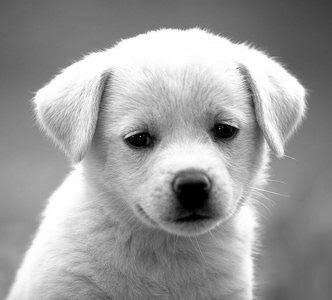
#> input picture Computer Vision/images.jpg, 332 x 300 px
$ jupyter execute --allow-errors 'Convolution Image.ipynb'
#> lines starting #> are read from the running program, lines starting #| are printed output that depends on the picture
[cell 1]
import cv2 as cv
import numpy as np
import matplotlib.pyplot as plt

path1 = 'images.jpg'

img = cv.imread(path1)
#> img is the input picture: shape (300, 332, 3); min 0, max 255, mean 155.7

plt.imshow(img)
plt.show()
print(img)
#> (printed output is left out)


# print(apply_kernel(img1, kernel_horizontal))

Blurring

[cell 2]
# Box Blurr
kernel_key = np.array([[0.1111111, 0.1111111, 0.1111111],
                    [0.1111111, 0.1111111, 0.1111111],
                    [0.1111111, 0.1111111, 0.1111111]])
kernel_key2 = np.array([[0.1111111, 0.1111111, 0.1111111, 0.1111111, 0.1111111 ],
                    [0.1111111, 0.1111111, 0.1111111, 0.1111111, 0.1111111],
                    [0.1111111, 0.1111111, 0.1111111, 0.1111111, 0.1111111],
                    [0.1111111, 0.1111111, 0.1111111, 0.1111111, 0.1111111],
                    [0.1111111, 0.1111111, 0.1111111, 0.1111111, 0.1111111]])

kernel_key3 = np.array([[0.1111111, 0.1111111, 0.1111111, 0.1111111, 0.1111111 ],
                    [0, 0.1111111, 0.1111111, 0.1111111, 0],
                    [0, 0, 0.1111111, 0, 0],
                    [0, 0.1111111, 0.1111111, 0.1111111, 0],
                    [0.1111111, 0.1111111, 0.1111111, 0.1111111, 0.1111111]])

Box_blur = cv.filter2D(src=img, ddepth=-1, kernel=kernel_key)
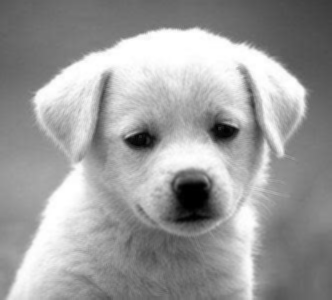
#> Box_blur: shape (300, 332, 3); min 0, max 255, mean 155.7
Box_blur2 = cv.filter2D(src=img, ddepth=-1, kernel=kernel_key2)
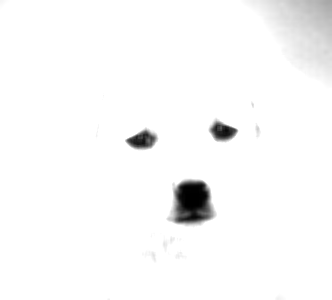
#> Box_blur2: shape (300, 332, 3); min 0, max 255, mean 249
Box_blur3 = cv.filter2D(src=img, ddepth=-1, kernel=kernel_key3)
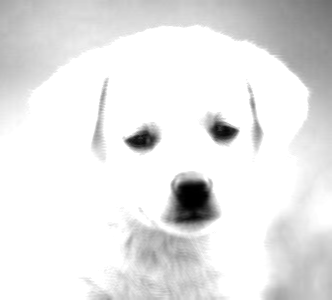
#> Box_blur3: shape (300, 332, 3); min 0, max 255, mean 230.1

plt.imshow(img)
plt.show()
print(img)
#> (printed output is left out)

plt.imshow(Box_blur)
plt.show()
print(Box_blur)
#> (printed output is left out)

plt.imshow(Box_blur2)
plt.show()
print(Box_blur2)
#> (printed output is left out)


plt.imshow(Box_blur3)
plt.show()
print(Box_blur3)
#> (printed output is left out)

[cell 3]
# Gaussian Blurr
# kernel_key = np.array([[0.1111111, 0.1111111, 0.1111111],
#                     [0.1111111, 0.1111111, 0.1111111],
#                     [0.1111111, 0.1111111, 0.1111111]])


img4 = cv.imread('chestboard.jpg')
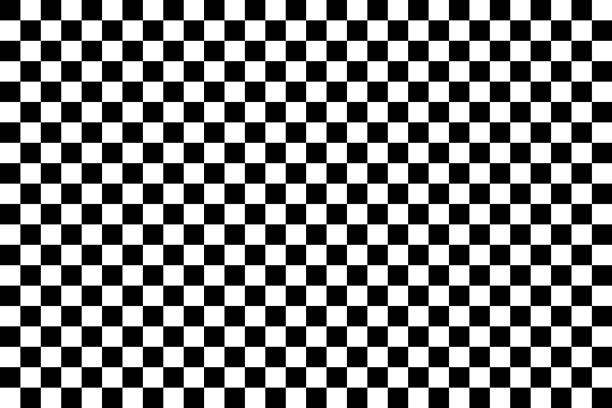
#> input picture Computer Vision/chestboard.jpg, 612 x 408 px
#> img4 is the input picture: shape (408, 612, 3); min 0, max 255, mean 127.1

Gaussian_blur = cv.GaussianBlur(src=img4, ksize=(3,3), sigmaX=0, sigmaY=0)
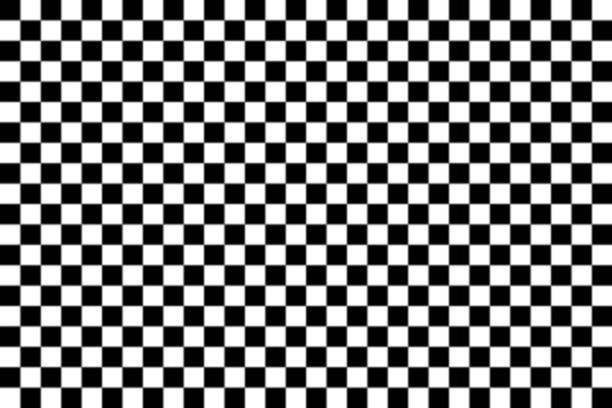
#> Gaussian_blur: shape (408, 612, 3); min 0, max 255, mean 127.2

Gaussian_blur2 = cv.GaussianBlur(src=img4, ksize=(15,15), sigmaX=0, sigmaY=0)
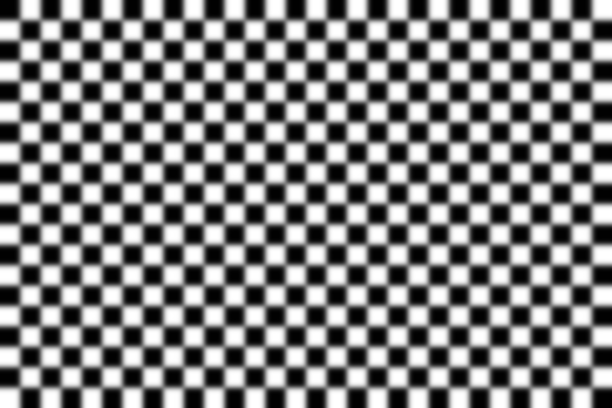
#> Gaussian_blur2: shape (408, 612, 3); min 1, max 255, mean 127.1

plt.imshow(img4)
plt.show()
print(img4)
#> (printed output is left out)


plt.imshow(Gaussian_blur)
plt.show()
print(Gaussian_blur)
#> (printed output is left out)


plt.imshow(Gaussian_blur2)
plt.show()
print(Gaussian_blur2)
#> (printed output is left out)

[cell 4]
plt.imshow(Gaussian_blur2)
plt.show()

a,b,c = Gaussian_blur.shape
#> a = 408; b = 612; c = 3

mask = np.zeros((a, b, 3), dtype=np.uint8)

mask = cv.rectangle(mask, (0,0), (a//2, b), (255,255,255), -1)
#> (the rest of this cell did not finish here and is left out)

[cell 5]
# Median Blurr
# kernel_key = np.array([[0.1111111, 0.1111111, 0.1111111],
#                     [0.1111111, 0.1111111, 0.1111111],
#                     [0.1111111, 0.1111111, 0.1111111]])


Median_blur = cv.medianBlur(src=img4, ksize=9)
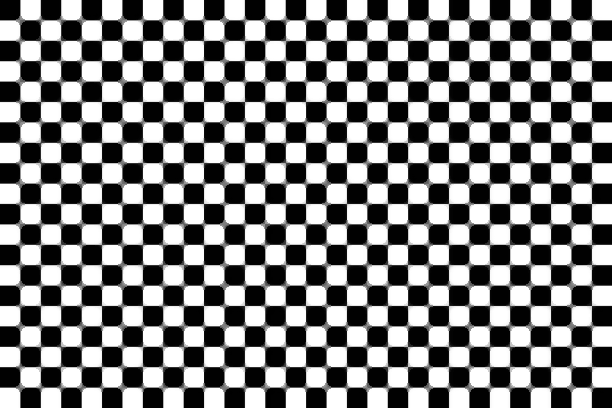
#> Median_blur: shape (408, 612, 3); min 0, max 255, mean 126.8

plt.imshow(img4)
plt.show()
print(img4)
#> (printed output is left out)


plt.imshow(Median_blur)
plt.show()
print(Median_blur)
#> (printed output is left out)

Sharpening

[cell 6]
# Sharpening
kernel_key = np.array([[0, -1, 0],
                    [-1, 5, -1],
                    [0, -1, 0]])

kernel_key4 = np.array([[0, 0, -1, 0, 0],
                    [0, -3, -1, -3, 0],
                    [1, 3, 5, 3, 1],
                    [0, -3, -1, -3, 0],
                    [0, 0, -1, 0, 0]])


Sharpening = cv.filter2D(src=img, ddepth=-1, kernel=kernel_key)
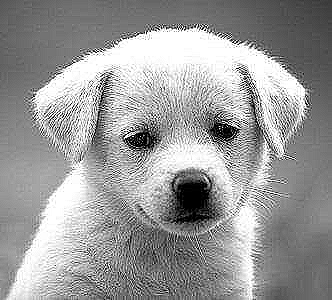
#> Sharpening: shape (300, 332, 3); min 0, max 255, mean 153.7

Sharpening2 = cv.filter2D(src=img, ddepth=-1, kernel=kernel_key4)
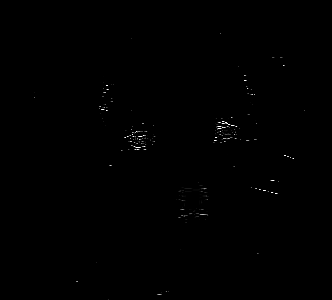
#> Sharpening2: shape (300, 332, 3); min 0, max 255, mean 0.5

plt.imshow(img)
plt.show()
print(img)


plt.imshow(Sharpening)
plt.show()
print(Sharpening)

plt.imshow(Sharpening)
plt.show()
print(Sharpening)

Emboss

[cell 7]
#Emboss

emboss_kernel = np.array([[-1, 0, 0],
                    [0, 0, 0],
                    [0, 0, 1]])

emboss_img = cv.filter2D(src=img, ddepth=-1, kernel=emboss_kernel)
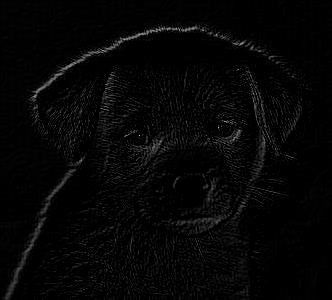
#> emboss_img: shape (300, 332, 3); min 0, max 199, mean 5.6

plt.imshow(img)
plt.show()


plt.imshow(emboss_img)
plt.show()
